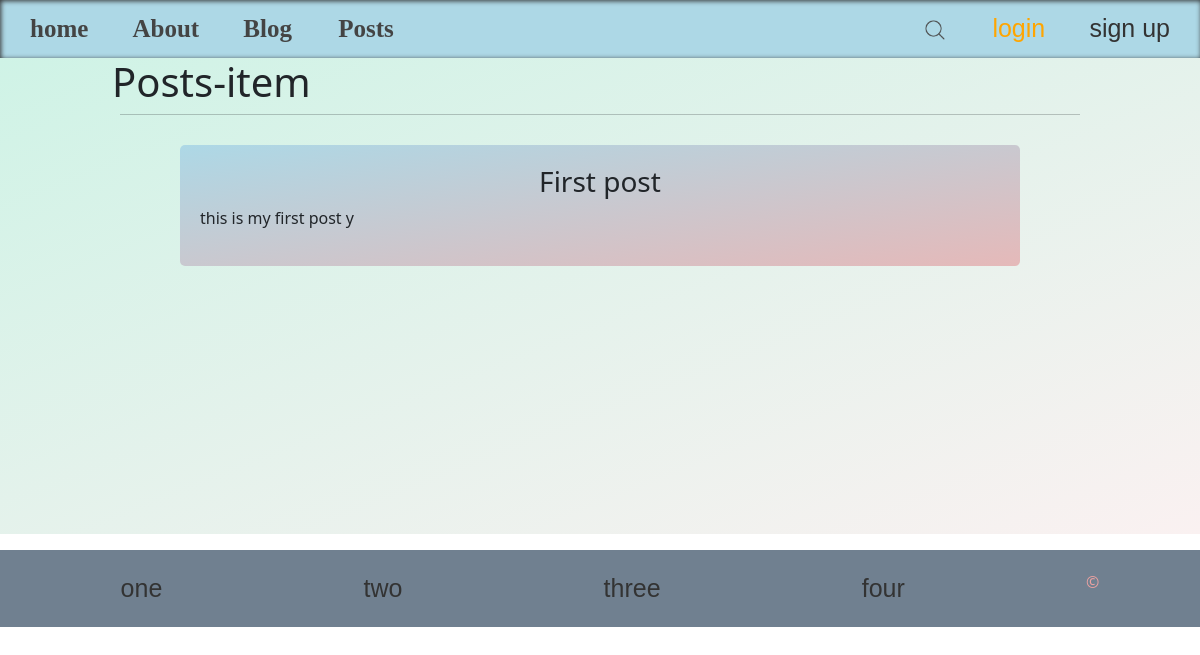
The page /posts/view_post/2 on the database as committed earlier.
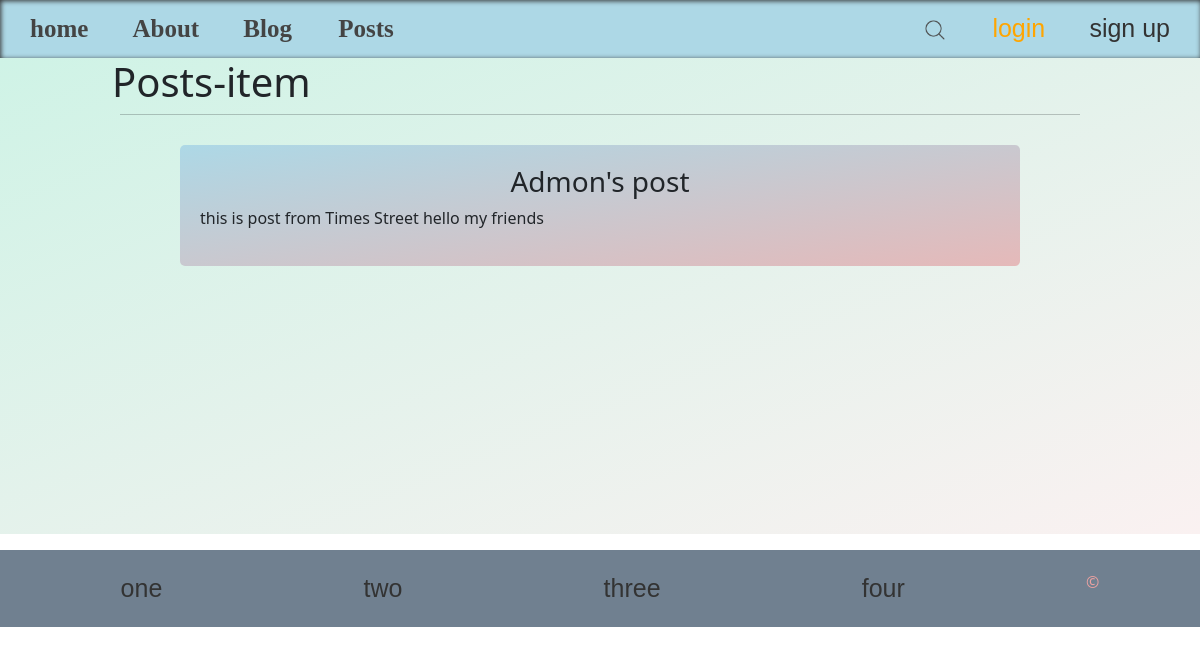
The same page on the database as committed later.
### posts/models.py (models this page shows, shortened)
class Posts(models.Model):
    title = models.CharField(max_length=90)
    content = models.TextField()
    date_posted = models.DateField(auto_now_add=True)
    author = models.ForeignKey(User, on_delete=models.CASCADE)
    class Meta:
        verbose_name_plural = 'Posts'
        ordering = ('date_posted',)

### posts/views.py (the view)
# urls.py: path('view_post/<int:pk>', view_post, name='view_post'),
def view_post(request, pk):
    post = Posts.objects.get(id=pk)
    return render(request, 'view_post.html', context={'post': post})

### posts/templates/view_post.html (shortened to what this page needs)
{%extends "base.html"%}
{%load static %}
{%block css%}
    <link rel="stylesheet" href="{%static "styles/view_post.css"%}">
{%endblock%}
{%block content%}
        <div class="headerPost">
            <h1>Posts-item</h1>
        </div>
        <hr>
        <div class="post-item">
            <div class="view-content">
                <h3>{{ post.title }}</h3>
                <p>{{ post.content }}</p>
            </div>
        </div>
        <p class="space"></p>
{%endblock%}

Rows that differ between the two databases and show on the page:
changed Posts: title "First post" → "Admon's post"; content "this is my first post y" → "this is post from Times Street hello my friends"
